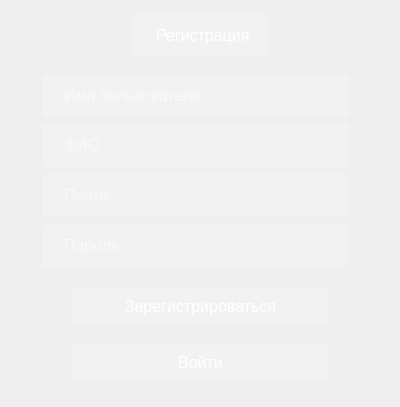
<?xml version="1.0" encoding="UTF-8"?>
<ui version="4.0">
 <class>registration_form</class>
 <widget class="QWidget" name="registration_form">
  <property name="geometry">
   <rect>
    <x>0</x>
    <y>0</y>
    <width>400</width>
    <height>407</height>
   </rect>
  </property>
  <property name="windowTitle">
   <string>Регистрация</string>
  </property>
  <property name="accessibleName">
   <string/>
  </property>
  <property name="layoutDirection">
   <enum>Qt::LeftToRight</enum>
  </property>
  <property name="styleSheet">
   <string notr="true">QWidget
 {
    background: qlineargradient(x1:0, y1:0, x2:1, y2:1,
                                stop:0 rgb(148, 87, 235), stop:1 rgb(87, 37, 138));
}</string>
  </property>
  <widget class="QWidget" name="layoutWidget">
   <property name="geometry">
    <rect>
     <x>70</x>
     <y>280</y>
     <width>261</width>
     <height>111</height>
    </rect>
   </property>
   <layout class="QVBoxLayout" name="verticalLayout">
    <item>
     <widget class="QPushButton" name="push_registration">
      <property name="styleSheet">
       <string notr="true">/* Стиль для QPushButton */
QPushButton {
    background-color: rgba(255, 255, 255, 50);; /* Фиолетовый цвет фона */
    border: none;
    color: white;
    padding: 10px 20px;
    text-align: center;
    text-decoration: none;
    display: inline-block;
    font-size: 16px;
    margin: 4px 2px;
    cursor: pointer;
    border-radius: 4px; /* Закругленные углы */
}

/* Стиль для QPushButton при наведении */
QPushButton:hover {
    background-color: #8e44ad;
}</string>
      </property>
      <property name="text">
       <string>Зарегистрироваться</string>
      </property>
     </widget>
    </item>
    <item>
     <widget class="QPushButton" name="push_login">
      <property name="styleSheet">
       <string notr="true">/* Стиль для QPushButton */
QPushButton {
    background-color: rgba(255, 255, 255, 50);; /* Фиолетовый цвет фона */
    border: none;
    color: white;
    padding: 10px 20px;
    text-align: center;
    text-decoration: none;
    display: inline-block;
    font-size: 16px;
    margin: 4px 2px;
    cursor: pointer;
    border-radius: 4px; /* Закругленные углы */
}

/* Стиль для QPushButton при наведении */
QPushButton:hover {
    background-color: #8e44ad;
}</string>
      </property>
      <property name="text">
       <string>Войти</string>
      </property>
     </widget>
    </item>
   </layout>
  </widget>
  <widget class="QLabel" name="label_registr">
   <property name="geometry">
    <rect>
     <x>130</x>
     <y>10</y>
     <width>141</width>
     <height>51</height>
    </rect>
   </property>
   <property name="styleSheet">
    <string notr="true">QLabel
 {
    background-color: rgba(255, 255, 255, 50); /* Фиолетовый цвет фона */
    border: none;
    color: white;
    padding: 10px 20px;
    text-align: center;
    text-decoration: none;
    display: inline-block;
    font-size: 16px;
    margin: 4px 2px;
    cursor: pointer;
    border-radius: 4px; /* Закругленные углы */
}
</string>
   </property>
   <property name="text">
    <string>Регистрация</string>
   </property>
  </widget>
  <widget class="QLineEdit" name="lineEdit_mailregist">
   <property name="geometry">
    <rect>
     <x>40</x>
     <y>170</y>
     <width>311</width>
     <height>51</height>
    </rect>
   </property>
   <property name="styleSheet">
    <string notr="true">QLineEdit
 {
    background-color: rgba(255, 255, 255, 50); /* Фиолетовый цвет фона */
    border: none;
    color: white;
    padding: 10px 20px;
    text-align: center;
    text-decoration: none;
    display: inline-block;
    font-size: 16px;
    margin: 4px 2px;
    cursor: pointer;
    border-radius: 4px; /* Закругленные углы */
}
</string>
   </property>
   <property name="text">
    <string/>
   </property>
   <property name="placeholderText">
    <string>Почта:</string>
   </property>
  </widget>
  <widget class="QLineEdit" name="lineEdit_nameuser">
   <property name="geometry">
    <rect>
     <x>40</x>
     <y>70</y>
     <width>311</width>
     <height>51</height>
    </rect>
   </property>
   <property name="styleSheet">
    <string notr="true">QLineEdit
 {
    background-color: rgba(255, 255, 255, 50); /* Фиолетовый цвет фона */
    border: none;
    color: white;
    padding: 10px 20px;
    text-align: center;
    text-decoration: none;
    display: inline-block;
    font-size: 16px;
    margin: 4px 2px;
    cursor: pointer;
    border-radius: 4px; /* Закругленные углы */
}
</string>
   </property>
   <property name="text">
    <string/>
   </property>
   <property name="placeholderText">
    <string>Имя пользователя</string>
   </property>
  </widget>
  <widget class="QLineEdit" name="lineEdit_passwordregistr">
   <property name="geometry">
    <rect>
     <x>40</x>
     <y>220</y>
     <width>311</width>
     <height>51</height>
    </rect>
   </property>
   <property name="styleSheet">
    <string notr="true">QLineEdit
 {
    background-color: rgba(255, 255, 255, 50); /* Фиолетовый цвет фона */
    border: none;
    color: white;
    padding: 10px 20px;
    text-align: center;
    text-decoration: none;
    display: inline-block;
    font-size: 16px;
    margin: 4px 2px;
    cursor: pointer;
    border-radius: 4px; /* Закругленные углы */
}
</string>
   </property>
   <property name="text">
    <string/>
   </property>
   <property name="placeholderText">
    <string>Пароль:</string>
   </property>
  </widget>
  <widget class="QLineEdit" name="lineEdit_fullname">
   <property name="geometry">
    <rect>
     <x>40</x>
     <y>120</y>
     <width>311</width>
     <height>51</height>
    </rect>
   </property>
   <property name="styleSheet">
    <string notr="true">QLineEdit
 {
    background-color: rgba(255, 255, 255, 50); /* Фиолетовый цвет фона */
    border: none;
    color: white;
    padding: 10px 20px;
    text-align: center;
    text-decoration: none;
    display: inline-block;
    font-size: 16px;
    margin: 4px 2px;
    cursor: pointer;
    border-radius: 4px; /* Закругленные углы */
}
</string>
   </property>
   <property name="text">
    <string/>
   </property>
   <property name="placeholderText">
    <string>ФИО</string>
   </property>
  </widget>
 </widget>
 <resources/>
 <connections/>
</ui>
